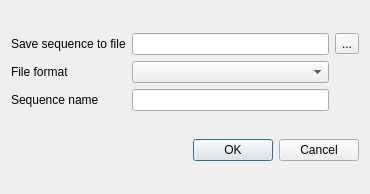
<?xml version="1.0" encoding="UTF-8"?>
<ui version="4.0">
 <class>CreateDocumentFromTextDialog</class>
 <widget class="QDialog" name="CreateDocumentFromTextDialog">
  <property name="geometry">
   <rect>
    <x>0</x>
    <y>0</y>
    <width>370</width>
    <height>194</height>
   </rect>
  </property>
  <property name="windowTitle">
   <string>Create Sequence</string>
  </property>
  <layout class="QVBoxLayout" name="verticalLayout">
   <item>
    <layout class="QGridLayout" name="gridLayout">
     <item row="0" column="0">
      <widget class="QLabel" name="label">
       <property name="text">
        <string>Save sequence to file</string>
       </property>
      </widget>
     </item>
     <item row="0" column="1">
      <widget class="QLineEdit" name="filepathEdit"/>
     </item>
     <item row="0" column="2">
      <widget class="QToolButton" name="browseButton">
       <property name="text">
        <string>...</string>
       </property>
      </widget>
     </item>
     <item row="1" column="0">
      <widget class="QLabel" name="label_2">
       <property name="text">
        <string>File format</string>
       </property>
      </widget>
     </item>
     <item row="1" column="1">
      <widget class="QComboBox" name="formatBox"/>
     </item>
     <item row="2" column="0">
      <widget class="QLabel" name="label_3">
       <property name="text">
        <string>Sequence name</string>
       </property>
      </widget>
     </item>
     <item row="2" column="1">
      <widget class="QLineEdit" name="nameEdit">
       <property name="text">
        <string/>
       </property>
      </widget>
     </item>
    </layout>
   </item>
   <item>
    <widget class="QDialogButtonBox" name="buttonBox">
     <property name="standardButtons">
      <set>QDialogButtonBox::Cancel|QDialogButtonBox::Ok</set>
     </property>
     <property name="centerButtons">
      <bool>false</bool>
     </property>
    </widget>
   </item>
  </layout>
 </widget>
 <resources/>
 <connections>
  <connection>
   <sender>buttonBox</sender>
   <signal>accepted()</signal>
   <receiver>CreateDocumentFromTextDialog</receiver>
   <slot>accept()</slot>
   <hints>
    <hint type="sourcelabel">
     <x>184</x>
     <y>173</y>
    </hint>
    <hint type="destinationlabel">
     <x>184</x>
     <y>96</y>
    </hint>
   </hints>
  </connection>
  <connection>
   <sender>buttonBox</sender>
   <signal>rejected()</signal>
   <receiver>CreateDocumentFromTextDialog</receiver>
   <slot>reject()</slot>
   <hints>
    <hint type="sourcelabel">
     <x>184</x>
     <y>173</y>
    </hint>
    <hint type="destinationlabel">
     <x>184</x>
     <y>96</y>
    </hint>
   </hints>
  </connection>
 </connections>
</ui>
